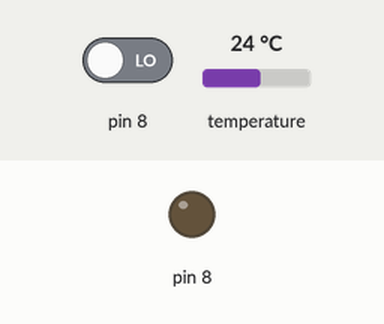
This sketch was run on a simulated Arduino Uno, built for the host (arithmetic inside an expression is 32-bit, double 64-bit). Parts: output pins drawn as LEDs (lit = HIGH). The inputs (shaded band) are chosen by the test bench; at power-on: pin 8 LOW, temperature 24 °C. WiFi joins after 1.5 s; servers stay silent unless stated.

Above: at 0.1 s.
At 31.3 s:
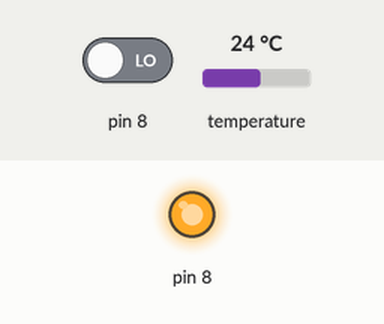
Timing chart, 0 to 32.8 s (numbered marks = the images above):
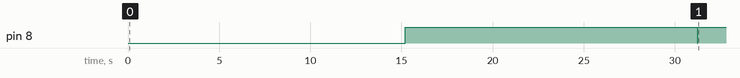

Measured:
- by itself, pin 8: LOW → HIGH at 15.2 s, → LOW 16.0 s later, → HIGH 0.02 s later

The sketch:

house_mqtt.ino
```cpp
#include <SPI.h>
#include <Ethernet.h>
#include <ArduinoHA.h>
#include <Dht11.h>
#include <DS18B20.h>

#define BROKER_ADDR IPAddress(192,168,1,16)

uint8_t mac[] = {0x90, 0xA2, 0xDA, 0x00, 0x51, 0x06};
unsigned long lastSentAt = millis();

// Create a DHT11 sensor object on digital 8
Dht11 Sen1(8);

// DS18B20 temp sensor on digital 9
DS18B20 Sen2(9);
uint8_t address[] = {40,26,94,130,3,0,0,135};
uint8_t selected;

EthernetClient client;
HADevice device(mac, sizeof(mac));
HAMqtt mqtt(client, device);
HASensor sensor1_temp("s1t");
HASensor sensor1_humi("s1h");
HASensor sensor2_temp("s2t");

void setup()
{
  // Avoid pins 4,10,11,12,13 when using ethernet shield
  uint8_t ip[]      = { 192, 168, 1, 78 };
  uint8_t gateway[] = { 192, 168, 1, 6 };
  uint8_t subnet[]  = { 255, 255, 255, 0 };
  Ethernet.begin(mac, ip, gateway, subnet);

  // set device's details (optional)
  device.setName("House_IO");
  device.setSoftwareVersion("1.1");

  // Sensor 1
  sensor1_temp.setUnitOfMeasurement("°C");
  sensor1_temp.setDeviceClass("temperature");
  sensor1_temp.setName("House Temperature");

  sensor1_humi.setUnitOfMeasurement("%");
  sensor1_humi.setDeviceClass("humidity");
  sensor1_humi.setName("House Humidity");

  // Sensor 2
  sensor2_temp.setUnitOfMeasurement("°C");
  sensor2_temp.setDeviceClass("temperature");
  sensor2_temp.setName("House Temperature");

  // Select temp sensor
  selected = Sen2.select(address);

  mqtt.begin(BROKER_ADDR);
}

void loop()
{
  Ethernet.maintain();
  mqtt.loop();

  // Only send about every 5s
  if ((millis() - lastSentAt) >= 5000) {
    lastSentAt = millis();

    // Read sensor data, sensor 2 read not required
    Sen1.read();

    sensor1_temp.setValue(Sen1.getTemperature());
    sensor1_humi.setValue(Sen1.getHumidity());
    sensor2_temp.setValue(Sen2.getTempC());
  }
}
```
